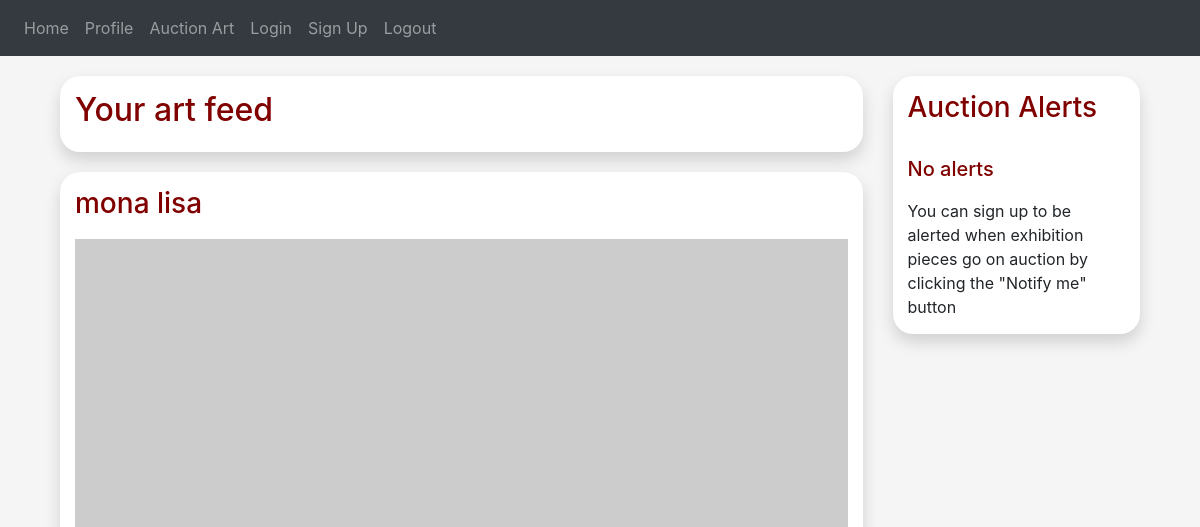
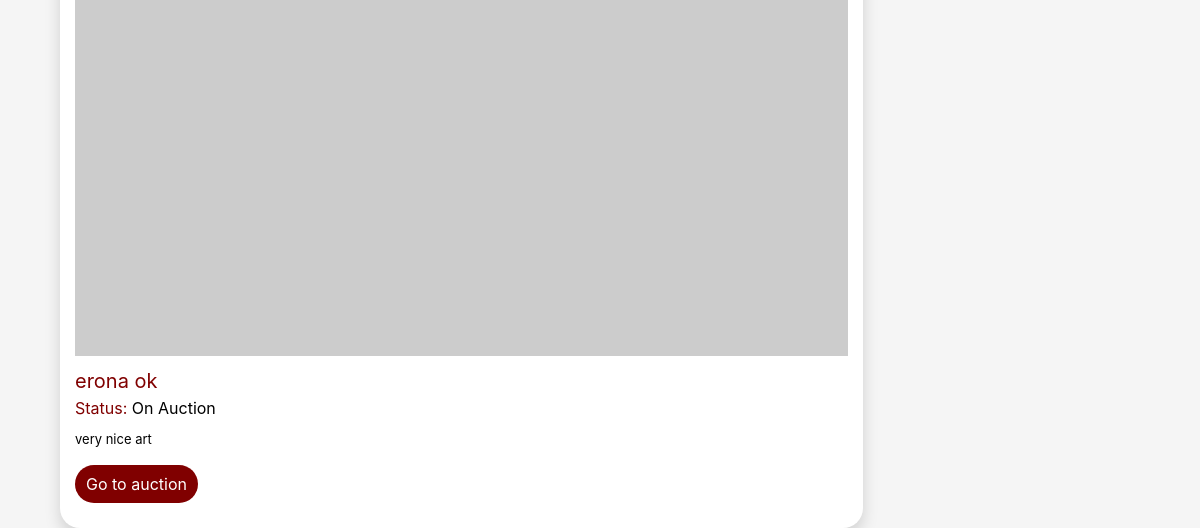
Page / (signed in) on the earlier database version (2 pictures, top to bottom).
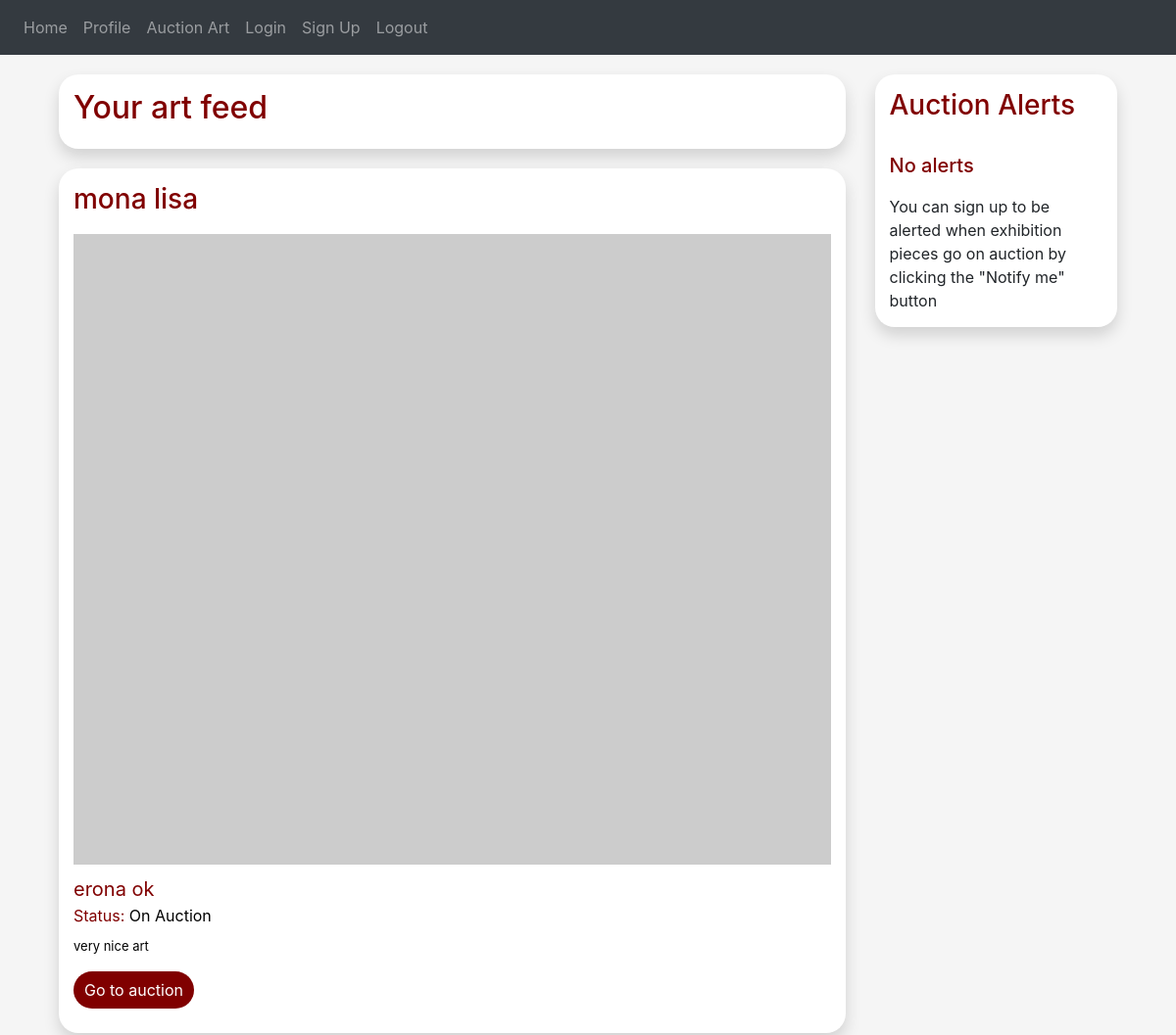
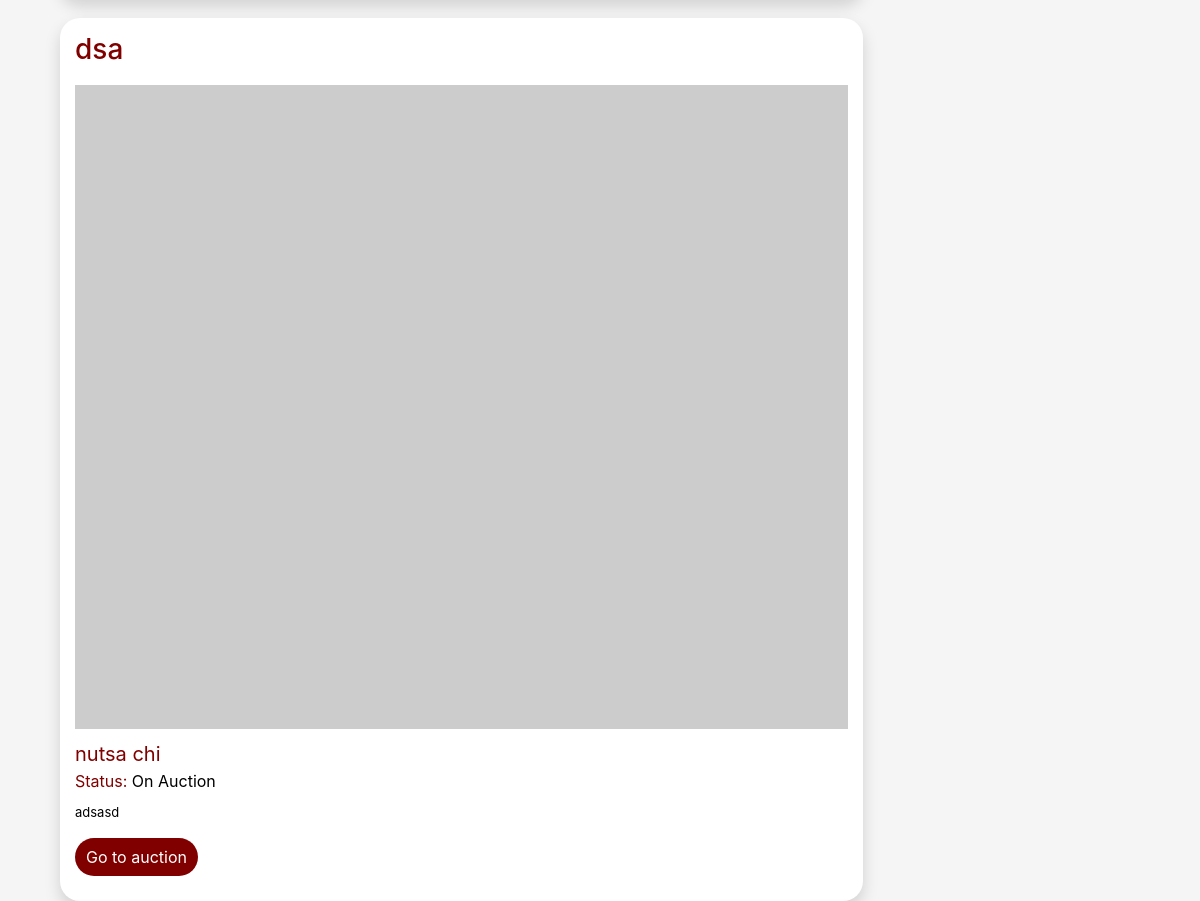
Same page on the later database version (2 pictures, top to bottom).
### auctionly/art/art.py (models this page shows, shortened)
class Art(db.Model):
    id = db.Column(db.Integer, primary_key=True)
    owner_id = db.Column(db.Integer, db.ForeignKey("user.id"))
    name = db.Column(db.String(150))
    description = db.Column(db.String(150))
    image = db.Column(db.String(150))
    art_category = db.Column(db.String(150))
    up_for_auction = db.Column(db.String(5))
    def get_name(self):
        return self.name
    def get_owner(self):
        return self.owner_id
    def get_description(self):
        return self.description
    def get_up_for_auction(self):
        return self.up_for_auction
    def get_art_category(self):
        return self.art_category
    def get_art_id(self):
        return self.id

### auctionly/users/buyer.py (models this page shows, shortened)
class Buyer(User):
    def __init__(self, name, last_name, email, password):
        super().__init__(name, last_name, email, password)
        self.art_prefs = []
        self.purchase_history = []
        self.bidding_history = []

### auctionly/views.py (the view, shortened to what this page needs)
@views.route('/', methods=['GET', 'POST'])
@login_required
def home():
    user = flask_login.current_user
    user_pref = user.get_user_prefs()
    feed = Feed(user_pref, flask_login.current_user.id)
    user_notifications = user.get_notification_list()
    user_auction_alerts = user.get_auction_notification_list()
    if not user_pref:
        user_feed = feed.get_feed()
    else:
        user_feed = feed.get_users_feed()
    return render_template("home.html", feed_art=user_feed, feed=feed, notifications=user_notifications, alerts=user_auction_alerts)

### auctionly/__init__.py (called while the page is built)
def create_app():
    app = Flask(__name__)
    app.config['SECRET_KEY'] = 'alkjsfkalalfks'
    app.config['SQLALCHEMY_DATABASE_URI'] = f'sqlite:///{DB_NAME}'
    db.init_app(app)
    from .views import views
    from .auth import auth
    app.register_blueprint(views, url_prefix='/')
    app.register_blueprint(auth, url_prefix='/')
    from .users.user import User
    create_database(app)
    login_manager = LoginManager()
    login_manager.login_view = 'auth.login'
    login_manager.init_app(app)
    @login_manager.user_loader
    def load_user(id):
        return User.query.get(int(id))
    return app

### auctionly/auction/auction.py (called while the page is built)
    def get_auction_id(self):
        return self.id

### auctionly/system/feed.py (called while the page is built)
    def get_feed(self):
        for art in self.all_art:
            if art.get_owner() != self.user_id:
                self.art_for_feed.append(art)
        return self.art_for_feed

    def get_user_name(self, user_id):
        user = User.query.filter_by(id=user_id).first()
        name = user.get_full_name()
        return name

    def get_art_auction_id(self, art_id):
        auction = Auction.query.filter_by(art_id=art_id).first()
        auction_id = auction.get_auction_id()
        return auction_id

### auctionly/users/user.py (called while the page is built, shortened)
    def get_full_name(self):
        return self.first_name + " " + self.last_name

    def get_user_prefs(self):
        user_pref = User_Preference.query.filter_by(user_id=self.id).all()
        prefs = []
        for pref in user_pref:
            prefs.append(pref.get_name())
        return prefs

    def get_auction_notification_list(self):
        user_subs = Art_Notifications.query.filter_by(user_id=self.id).all()
        user_notifications = []
        return user_notifications

    def get_notification_list(self):
        user_subs = Art_Notifications.query.filter_by(user_id=self.id).all()
        subs_ids = []
        for sub in user_subs:
            art_id = sub.get_art_id()
            subs_ids.append(art_id)
        return subs_ids

### auctionly/templates/home.html (shortened to what this page needs)
{% extends "base.html" %} {% block title %}Home Page{% endblock %} {% block content %}
<form method="POST">
    <head>
        <link href="../static/css/style.css" rel="stylesheet">
      </head>
    <body>
        <div class="container">
          <div class="row">
                <div class="col-lg-9">
                    <div class="media-card">
                        <div class="media">
                            <div class="media-body">
                                <h2 style="color: maroon; text-decoration: none;">Your art feed</h2>
                            </div>
                        </div>
                    </div>
                    {% for art in feed_art %}
                        <div class="media-card">
                            <div class="media">
                                <div class="media-body">
                                    <h3><a style="color: maroon; text-decoration: none;" type="submit" name="view">{{ art.get_name() }}</a></h3>
                                    <img src="https://picsum.photos/600/500" class="img-fluid center" style="padding-top: 10px; align-items: center;">
                                    <h7><a style="color: maroon; text-decoration: none; padding-top: 10px; font-size: 20px;" type="submit" name="view">{{ feed.get_user_name(art.get_owner()) }}</a></h7>
                                    <br>
                                    <h8 style="color: maroon;">Status: <h8 style="color: black;">{%if art.get_up_for_auction() == "False":%} On Exhibition {%else:%} On Auction {%endif%}</h8>
                                    <p style="font-size: 13px; padding-top: 10px; color: black;">{{ art.get_description() }}</p>
                                    {%if art.get_up_for_auction() == "False":%}
                                        {%if art.get_art_id() is in notifications:%}
                                        <a href="/?art_id={{ art.get_art_id() }}&notify=False" role="button"><button type="button" class="btn btn-view-more">Don't notify me</button></a>
                                        {%else:%}
                                        <a href="/?art_id={{ art.get_art_id() }}&notify=True" role="button"><button type="button" class="btn btn-view-more">Notify me</button></a>
                                        {%endif%}
                                    {%else:%}
                                        <a href="/auction?id={{ feed.get_art_auction_id(art.get_art_id()) }}" role="button"><button type="button" class="btn btn-view-more">Go to auction</button></a>
                                    {%endif%}
                                </div>
                            </div>
                        </div>
                    {% endfor %}
                </div>
                <div class="col-lg-3">
                <div class="auctions-card">
                    <h3><a style="color: maroon; text-decoration: none;" type="submit" name="view">Auction Alerts</a></h3>
                    <br>
                    {% if not alerts: %}
                        <div class="media">
                            <div class="media-body">
                                <h5><a style="color: maroon; text-decoration: none;" type="submit" name="view">No alerts</a></h5>
                                <h7><a style="text-decoration: none; padding-top: 10px;" type="submit" name="view">You can sign up to be alerted when exhibition pieces go on auction by clicking the "Notify me" button</a></h7>
                            </div>
                        </div>
                    {% endif %}
                </div>
                </div>
            </div>
        </div>
      </body>
</form>
{% endblock %}

### auctionly/templates/base.html (shortened to what this page needs)
<!DOCTYPE html>
<html>
<head>
    <link rel="stylesheet" href="https://stackpath.bootstrapcdn.com/bootstrap/4.4.1/css/bootstrap.min.css" />
    <link rel="stylesheet" href="https://stackpath.bootstrapcdn.com/font-awesome/4.7.0/css/font-awesome.min.css" />
</head>
<body>
    <nav class="navbar navbar-expand-lg navbar-dark bg-dark">
        <div class="collapse navbar-collapse" id="navbar">
            <div class="navbar-nav">
                <a class="nav-item nav-link" id="home" href="/">Home</a>
                <a class="nav-item nav-link" id="profile" href="/profile">Profile</a>
                <a class="nav-item nav-link" id="auction-art" href="/auction-art">Auction Art</a>
                <a class="nav-item nav-link" id="login" href="/login">Login</a>
                <a class="nav-item nav-link" id="signUp" href="/sign-up">Sign Up</a>
                <a class="nav-item nav-link" id="logout" href="/logout">Logout</a>
            </div>
        </div>
    </nav>
    <div class="container">{% block content %} {% endblock %}</div>
</body>
</html>

### auctionly/static/css/style.css (style rules this page uses)
body { background-color: #f5f5f5f5; }
html { overflow-y: overlay; }
.btn-view-more { background-color: maroon; border-radius: 100px !important; color: white; padding-left: 10px; padding-right: 10px; margin: auto; margin-bottom: 10px; }
.media-card { margin-top: 20px; padding: 15px; border-radius: 20px; box-shadow: 0px 8px 16px rgba(0, 0, 0, 0.15); background-color: white; }
.auctions-card { padding: 15px; border-radius: 20px; box-shadow: 0px 8px 16px rgba(0, 0, 0, 0.15); background-color: white; display: flex; justify-content: center; flex-direction: column; flex-wrap: wrap; margin-top: 20px; margin-bottom: 20px; }
.center { display: block; margin-left: auto; margin-right: auto; width: 100%; }

Differences in the rows shown:
added Art: get_name "dsa", up_for_auction "On Auction", get_description "adsasd"
now on this page (row unchanged): Buyer: get_user_name "nutsa chi"
